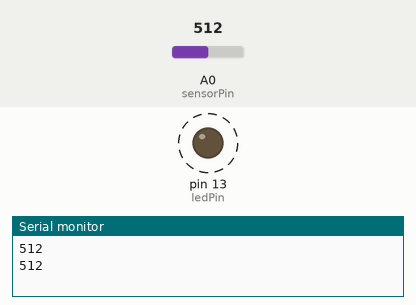
This sketch was run on a simulated Arduino Uno, built with avr-gcc and run on an emulated ATmega328P. Shown: output pins drawn as LEDs (lit = HIGH), the last lines printed to the serial monitor. Dashed ring = blinking. The inputs (shaded band) are chosen by the test bench; at power-on: A0 (sensorPin) = 512.

Above: at 1.8 s.
1.9 s: A0 (sensorPin) set to 306
At 2.2 s:
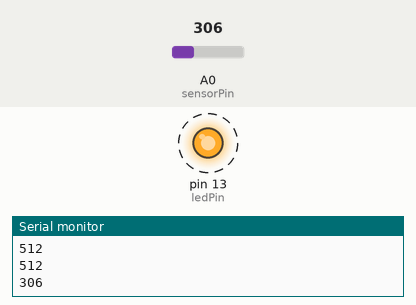
5.4 s: A0 (sensorPin) set to 122
At 5.56 s:
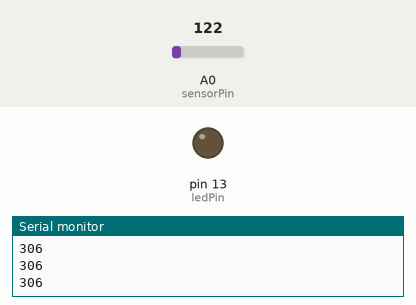
Timing chart, 0 to 14.9 s (numbered marks = the images above; inputs shaded):
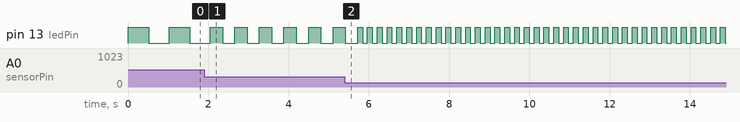

The sketch:

MK_startercode.ino
```cpp
/*
  Adapted From: Analog Input by David Cuartielles and Tom Igoe
  Author: Malcolm Knapp
  Project: Poteniemter to Blink Rate
  Date: 4/10/14
  Version: 0.1
  Description: This code shows how to use a poteniometer to control
               the blink rate of a LED.

 */
// ---------- included libraries ------------
// None - include new libraries here

// ---------- hardware pin defines  -----------
int sensorPin = A0;    // select the input pin for the potentiometer
int ledPin = 13;      // select the pin for the LED

// ---------- variable initialization  -----------
int sensorValue = 0;  // variable to store the value coming from the sensor
int delayTime = 0; //
int scaling  = 1;

// ---------- library initialization  -----------
// None -  initialize new libraries here

void setup() {
  Serial.begin(9600);
  // declare the ledPin as an OUTPUT:
  pinMode(ledPin, OUTPUT);
}

void loop() {
  // Input
  sensorValue = analogRead(sensorPin);
  // Debugging
  Serial.println(sensorValue);

  // Processing
  // Scaling
  delayTime = scaling*sensorValue;
  // Modes
  // None - put new modes here

  // Output
  digitalWrite(ledPin, HIGH); // turn the ledPin on
  delay(delayTime);
  digitalWrite(ledPin, LOW);   // turn the ledPin off:
  delay(delayTime);
}
```

Measured:
- after the input at 1.9 s, pin 13 (ledPin): alternates HIGH for 0.31 s and LOW for 0.31 s, starting after 0.46 s
- by itself, pin 13 (ledPin): alternates HIGH for 0.51 s and LOW for 0.51 s
